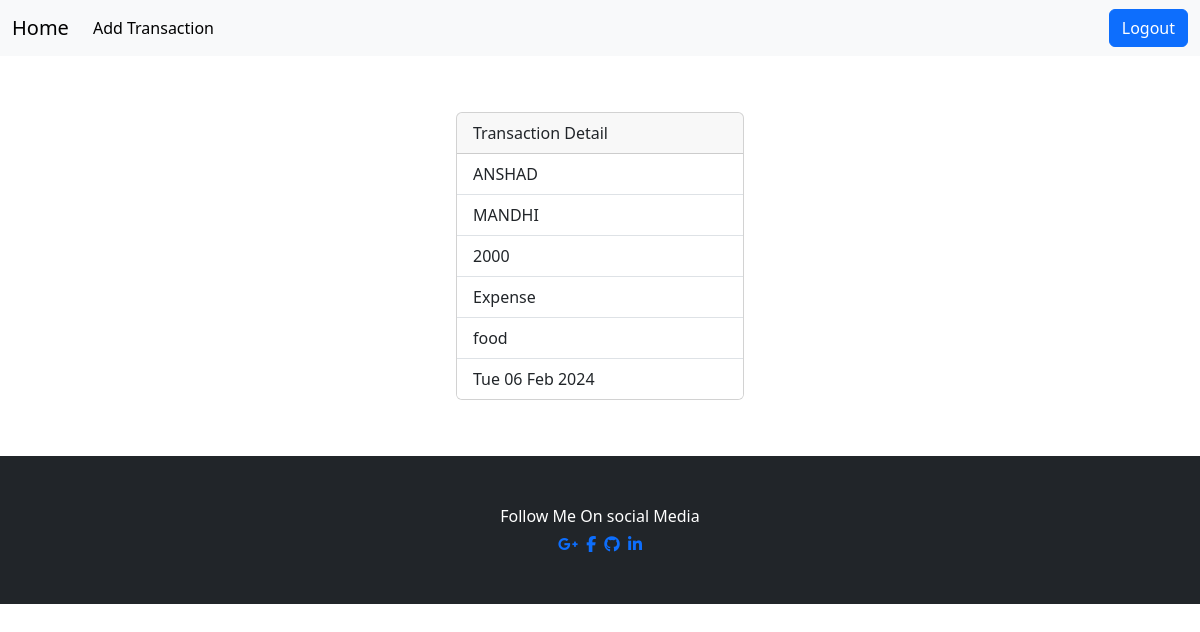
Screenshot of /transactions/8/ (signed in) with the database file from the repository.
### revenue/models.py (models this page shows, shortened)
class Transaction(models.Model):
    title=models.CharField(max_length=200)
    amount=models.PositiveIntegerField()
    options=(
        ("expense","expense"),
        ("income","income")
    )
    type=models.CharField(max_length=200,choices=options,default="expense")
    cat_options=(
        ("fuel","fuel"),
        ("food","food"),
        ("entertainment","entertainment"),
        ("emi","emi"),
        ("bills","bills"),
        ("miscellaneous","miscellaneous")
    )
    category=models.CharField(max_length=200,choices=cat_options,default="miscellaneous")
    created_date=models.DateTimeField(auto_now_add=True,blank=True)
    user=models.ForeignKey(User,on_delete=models.CASCADE)

### revenue/views.py (the view)
# urls.py: path("transactions/<int:pk>/",views.TransactionDetailView.as_view(),name="transaction-detail"),
@method_decorator(decs,name="dispatch")
class TransactionDetailView(View):
    def get(self,request,*args,**kwargs):
        id=kwargs.get("pk")
        qs=Transaction.objects.get(id=id)
        return render(request,"transaction_detail.html",{"data":qs})

### revenue/views.py (called while the page is built)
def signin_required(fn):
    def wrapper(request,*args,**kwargs):
        if not request.user.is_authenticated:
            messages.error(request,"invalid session")
            return redirect("signin")
        else:
            return fn(request,*args,**kwargs)
    return wrapper

### revenue/templates/transaction_detail.html (shortened to what this page needs)
{%extends 'base.html'%}
{%block main_block%}
<div class="container d-flex justify-content-center align-items-center" style="height: 400px;">
  <div class="card" style="width: 18rem;">
      <div class="card-header">
        Transaction Detail
      </div>
      <ul class="list-group list-group-flush">
        <li class="list-group-item">{{data.user|upper}}</li>
        <li class="list-group-item">{{data.title|upper}}</li>
        <li class="list-group-item">{{data.amount}}</li>
        <li class="list-group-item">{{data.type|capfirst}}</li>
        <li class="list-group-item">{{data.category}}</li>
        <li class="list-group-item">{{data.created_date|date:"D d M Y"}}</li>
      </ul>
    </div>
</div>
{%endblock%}

### rows the page displays
Transaction: user "ANSHAD", title "MANDHI", amount "2000", type "Expense", category "food", created_date "Tue 06 Feb 2024"
